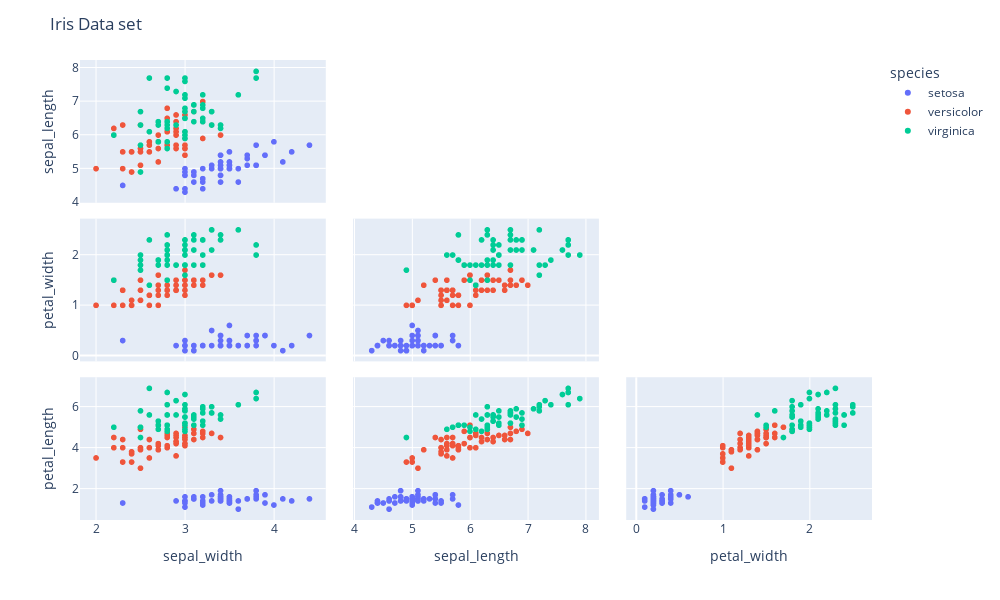

Notebook source saved alongside this figure:
### Code cell
df = px.data.iris()
fig = px.scatter_matrix(df, dimensions=["sepal_width", "sepal_length", "petal_width", "petal_length"], color="species")
fig.update_traces(diagonal_visible=False, showupperhalf=False)
fig.update_layout(title='Iris Data set', width=1000, height=600)
fig.show()

### Figure 1 — Plotly figure (JSON) as saved in the notebook; plotly's stock layout.template omitted (floating-point values rounded to 4 significant figures)
{"data": [{"diagonal": {"visible": false}, "dimensions": [{"axis": {"matches": true}, "label": "sepal_width", "values": [3.5, 3, 3.2, 3.1, 3.6, 3.9, 3.4, 3.4, 2.9, 3.1, 3.7, 3.4, 3, 3, 4, 4.4, 3.9, 3.5, 3.8, 3.8, 3.4, 3.7, 3.6, 3.3, 3.4, 3, 3.4, 3.5, 3.4, 3.2, 3.1, 3.4, 4.1, 4.2, 3.1, 3.2, 3.5, 3.1, 3, 3.4, 3.5, 2.3, 3.2, 3.5, 3.8, 3, 3.8, 3.2, 3.7, 3.3]}, {"axis": {"matches": true}, "label": "sepal_length", "values": [5.1, 4.9, 4.7, 4.6, 5, 5.4, 4.6, 5, 4.4, 4.9, 5.4, 4.8, 4.8, 4.3, 5.8, 5.7, 5.4, 5.1, 5.7, 5.1, 5.4, 5.1, 4.6, 5.1, 4.8, 5, 5, 5.2, 5.2, 4.7, 4.8, 5.4, 5.2, 5.5, 4.9, 5, 5.5, 4.9, 4.4, 5.1, 5, 4.5, 4.4, 5, 5.1, 4.8, 5.1, 4.6, 5.3, 5]}, {"axis": {"matches": true}, "label": "petal_width", "values": [0.2, 0.2, 0.2, 0.2, 0.2, 0.4, 0.3, 0.2, 0.2, 0.1, 0.2, 0.2, 0.1, 0.1, 0.2, 0.4, 0.4, 0.3, 0.3, 0.3, 0.2, 0.4, 0.2, 0.5, 0.2, 0.2, 0.4, 0.2, 0.2, 0.2, 0.2, 0.4, 0.1, 0.2, 0.1, 0.2, 0.2, 0.1, 0.2, 0.2, 0.3, 0.3, 0.2, 0.6, 0.4, 0.3, 0.2, 0.2, 0.2, 0.2]}, {"axis": {"matches": true}, "label": "petal_length", "values": [1.4, 1.4, 1.3, 1.5, 1.4, 1.7, 1.4, 1.5, 1.4, 1.5, 1.5, 1.6, 1.4, 1.1, 1.2, 1.5, 1.3, 1.4, 1.7, 1.5, 1.7, 1.5, 1, 1.7, 1.9, 1.6, 1.6, 1.5, 1.4, 1.6, 1.6, 1.5, 1.5, 1.4, 1.5, 1.2, 1.3, 1.5, 1.3, 1.5, 1.3, 1.3, 1.3, 1.6, 1.9, 1.4, 1.6, 1.4, 1.5, 1.4]}], "hovertemplate": "species=setosa<br>%{xaxis.title.text}=%{x}<br>%{yaxis.title.text}=%{y}<extra></extra>", "legendgroup": "setosa", "marker": {"color": "#636efa", "symbol": "circle"}, "name": "setosa", "showlegend": true, "showupperhalf": false, "type": "splom"}, {"diagonal": {"visible": false}, "dimensions": [{"axis": {"matches": true}, "label": "sepal_width", "values": [3.2, 3.2, 3.1, 2.3, 2.8, 2.8, 3.3, 2.4, 2.9, 2.7, 2, 3, 2.2, 2.9, 2.9, 3.1, 3, 2.7, 2.2, 2.5, 3.2, 2.8, 2.5, 2.8, 2.9, 3, 2.8, 3, 2.9, 2.6, 2.4, 2.4, 2.7, 2.7, 3, 3.4, 3.1, 2.3, 3, 2.5, 2.6, 3, 2.6, 2.3, 2.7, 3, 2.9, 2.9, 2.5, 2.8]}, {"axis": {"matches": true}, "label": "sepal_length", "values": [7, 6.4, 6.9, 5.5, 6.5, 5.7, 6.3, 4.9, 6.6, 5.2, 5, 5.9, 6, 6.1, 5.6, 6.7, 5.6, 5.8, 6.2, 5.6, 5.9, 6.1, 6.3, 6.1, 6.4, 6.6, 6.8, 6.7, 6, 5.7, 5.5, 5.5, 5.8, 6, 5.4, 6, 6.7, 6.3, 5.6, 5.5, 5.5, 6.1, 5.8, 5, 5.6, 5.7, 5.7, 6.2, 5.1, 5.7]}, {"axis": {"matches": true}, "label": "petal_width", "values": [1.4, 1.5, 1.5, 1.3, 1.5, 1.3, 1.6, 1, 1.3, 1.4, 1, 1.5, 1, 1.4, 1.3, 1.4, 1.5, 1, 1.5, 1.1, 1.8, 1.3, 1.5, 1.2, 1.3, 1.4, 1.4, 1.7, 1.5, 1, 1.1, 1, 1.2, 1.6, 1.5, 1.6, 1.5, 1.3, 1.3, 1.3, 1.2, 1.4, 1.2, 1, 1.3, 1.2, 1.3, 1.3, 1.1, 1.3]}, {"axis": {"matches": true}, "label": "petal_length", "values": [4.7, 4.5, 4.9, 4, 4.6, 4.5, 4.7, 3.3, 4.6, 3.9, 3.5, 4.2, 4, 4.7, 3.6, 4.4, 4.5, 4.1, 4.5, 3.9, 4.8, 4, 4.9, 4.7, 4.3, 4.4, 4.8, 5, 4.5, 3.5, 3.8, 3.7, 3.9, 5.1, 4.5, 4.5, 4.7, 4.4, 4.1, 4, 4.4, 4.6, 4, 3.3, 4.2, 4.2, 4.2, 4.3, 3, 4.1]}], "hovertemplate": "species=versicolor<br>%{xaxis.title.text}=%{x}<br>%{yaxis.title.text}=%{y}<extra></extra>", "legendgroup": "versicolor", "marker": {"color": "#EF553B", "symbol": "circle"}, "name": "versicolor", "showlegend": true, "showupperhalf": false, "type": "splom"}, {"diagonal": {"visible": false}, "dimensions": [{"axis": {"matches": true}, "label": "sepal_width", "values": [3.3, 2.7, 3, 2.9, 3, 3, 2.5, 2.9, 2.5, 3.6, 3.2, 2.7, 3, 2.5, 2.8, 3.2, 3, 3.8, 2.6, 2.2, 3.2, 2.8, 2.8, 2.7, 3.3, 3.2, 2.8, 3, 2.8, 3, 2.8, 3.8, 2.8, 2.8, 2.6, 3, 3.4, 3.1, 3, 3.1, 3.1, 3.1, 2.7, 3.2, 3.3, 3, 2.5, 3, 3.4, 3]}, {"axis": {"matches": true}, "label": "sepal_length", "values": [6.3, 5.8, 7.1, 6.3, 6.5, 7.6, 4.9, 7.3, 6.7, 7.2, 6.5, 6.4, 6.8, 5.7, 5.8, 6.4, 6.5, 7.7, 7.7, 6, 6.9, 5.6, 7.7, 6.3, 6.7, 7.2, 6.2, 6.1, 6.4, 7.2, 7.4, 7.9, 6.4, 6.3, 6.1, 7.7, 6.3, 6.4, 6, 6.9, 6.7, 6.9, 5.8, 6.8, 6.7, 6.7, 6.3, 6.5, 6.2, 5.9]}, {"axis": {"matches": true}, "label": "petal_width", "values": [2.5, 1.9, 2.1, 1.8, 2.2, 2.1, 1.7, 1.8, 1.8, 2.5, 2, 1.9, 2.1, 2, 2.4, 2.3, 1.8, 2.2, 2.3, 1.5, 2.3, 2, 2, 1.8, 2.1, 1.8, 1.8, 1.8, 2.1, 1.6, 1.9, 2, 2.2, 1.5, 1.4, 2.3, 2.4, 1.8, 1.8, 2.1, 2.4, 2.3, 1.9, 2.3, 2.5, 2.3, 1.9, 2, 2.3, 1.8]}, {"axis": {"matches": true}, "label": "petal_length", "values": [6, 5.1, 5.9, 5.6, 5.8, 6.6, 4.5, 6.3, 5.8, 6.1, 5.1, 5.3, 5.5, 5, 5.1, 5.3, 5.5, 6.7, 6.9, 5, 5.7, 4.9, 6.7, 4.9, 5.7, 6, 4.8, 4.9, 5.6, 5.8, 6.1, 6.4, 5.6, 5.1, 5.6, 6.1, 5.6, 5.5, 4.8, 5.4, 5.6, 5.1, 5.1, 5.9, 5.7, 5.2, 5, 5.2, 5.4, 5.1]}], "hovertemplate": "species=virginica<br>%{xaxis.title.text}=%{x}<br>%{yaxis.title.text}=%{y}<extra></extra>", "legendgroup": "virginica", "marker": {"color": "#00cc96", "symbol": "circle"}, "name": "virginica", "showlegend": true, "showupperhalf": false, "type": "splom"}], "layout": {"dragmode": "select", "height": 600, "legend": {"title": {"text": "species"}, "tracegroupgap": 0}, "margin": {"t": 60}, "title": {"text": "Iris Data set"}, "width": 1000}}
